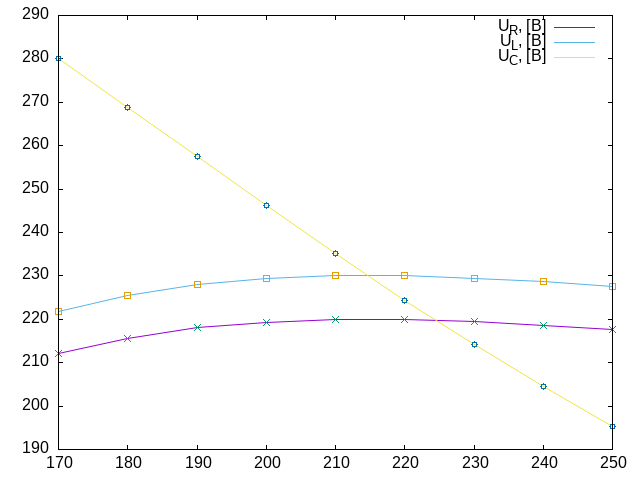

gnuplot code for this plot:
set terminal 'png'
set output 'plot1-2.png'


plot './output.csv' using 1:3 with l ti 'U_{R}, [В]',\
    './output.csv' using 1:3 ti '',\
    './output.csv' using 1:4 with l ti 'U_{L}, [В]',\
    './output.csv' using 1:4 ti '',\
    './output.csv' using 1:5 with l ti 'U_{C}, [В]',\
    './output.csv' using 1:5 ti ''
